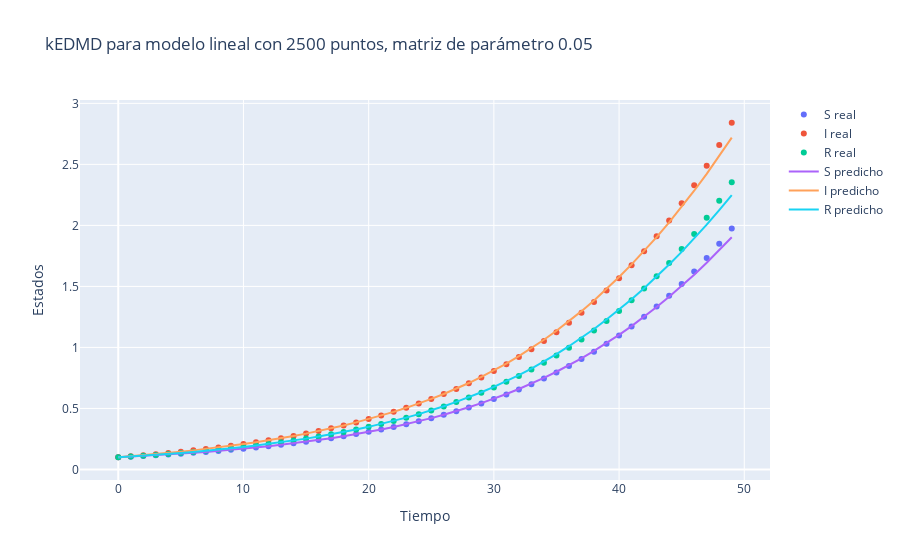

Source (notebook cell):
### Code cell
# Alpha
alpha = 0.05

# Predicción
x, x_koop = compute_linear_kedmd(alpha, N)

# Gráfico
fig = go.Figure()

fig.add_trace(go.Scatter(x=t, y=x[:,0], name='S real', mode='markers'))
fig.add_trace(go.Scatter(x=t, y=x[:,1], name='I real', mode='markers'))
fig.add_trace(go.Scatter(x=t, y=x[:,2], name='R real', mode='markers'))

fig.add_trace(go.Scatter(x=t, y=x_koop[:,0], name='S predicho'))
fig.add_trace(go.Scatter(x=t, y=x_koop[:,1], name='I predicho'))
fig.add_trace(go.Scatter(x=t, y=x_koop[:,2], name='R predicho'))

# Colocar titulo
fig.update_layout(
    title=f"kEDMD para modelo lineal con {N} puntos, matriz de parámetro {alpha}",
    xaxis_title="Tiempo",
    yaxis_title="Estados"
    )

fig.write_image(img_path+"Linear3.pdf")
fig.show()
